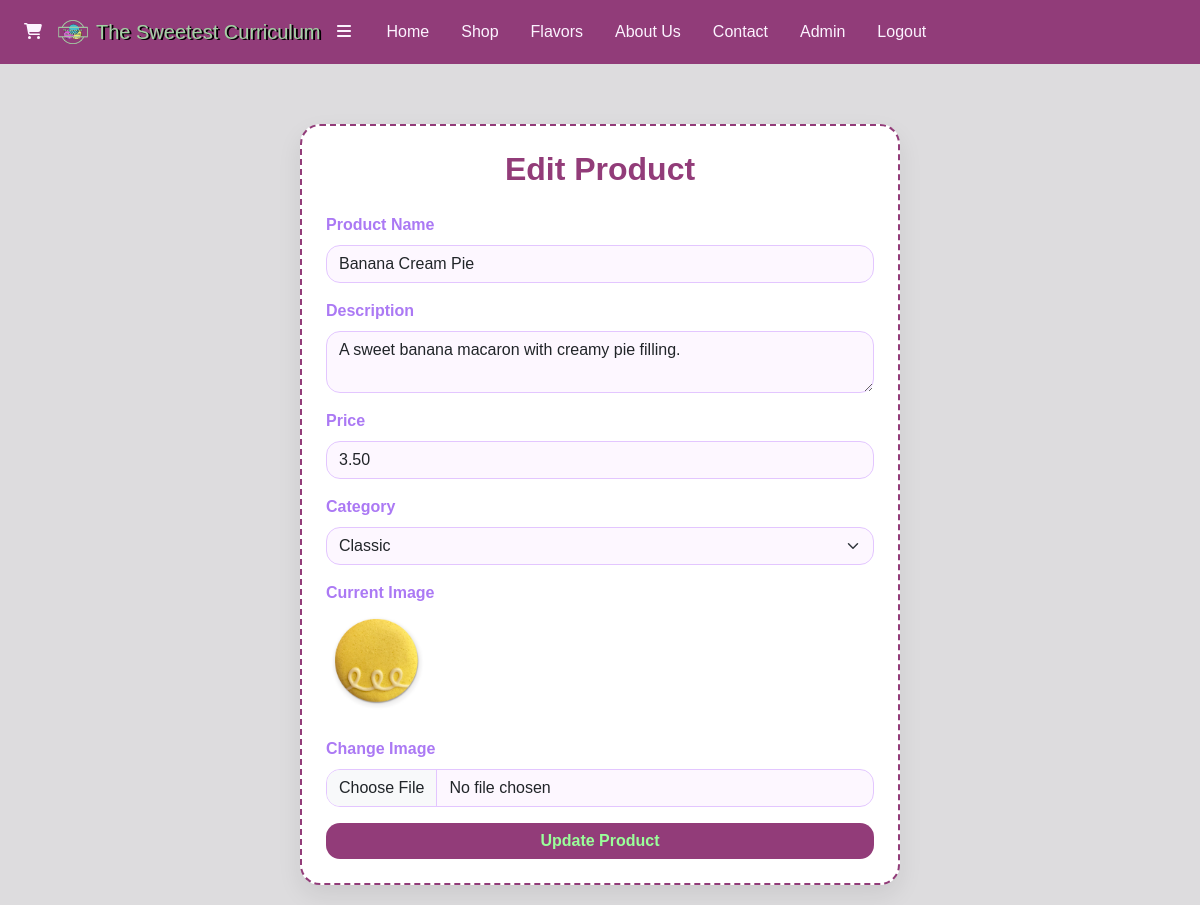
The app's page /admin/edit-product.php?id=1 (signed in) with its own data.
### tables this page shows
CREATE TABLE product_category (
    product_id INT NOT NULL,
    category_id INT NOT NULL,
    PRIMARY KEY (product_id, category_id),
    FOREIGN KEY (product_id) REFERENCES products(product_id),
    FOREIGN KEY (category_id) REFERENCES categories(category_id)
);

CREATE TABLE products (
    product_id INT PRIMARY KEY AUTO_INCREMENT,
    productName VARCHAR(100) NOT NULL,
    price DECIMAL(10,2) NOT NULL,
    imageURL TEXT,
    description TEXT NOT NULL
);

CREATE TABLE categories (
    category_id INT PRIMARY KEY AUTO_INCREMENT,
    category_name VARCHAR(100) NOT NULL
);

### admin/edit-product.php (the view, shortened to what this page needs)
<?php
include "../includes/header.php";
include "../database/db.php";
$id = isset($_GET['id']) ? (int)$_GET['id'] : null;
$product_sql = "SELECT p.*, pc.category_id
                FROM products p
                LEFT JOIN product_category pc ON p.product_id = pc.product_id
                WHERE p.product_id = $id";
$product_result = mysqli_query($dbc, $product_sql);
$product = mysqli_fetch_assoc($product_result);
$categories = [];
$result = mysqli_query($dbc, "SELECT * FROM categories");
if ($result) {
    while ($row = mysqli_fetch_assoc($result)) {
        $categories[] = $row;
    }
}
?>
<body class="edit-product-body">
  <div class="edit-product-card p-4">
    <h2 class="edit-product-title">Edit Product</h2>
    <form method="POST" enctype="multipart/form-data">
      <div class="mb-3">
        <label class="form-label edit-product-label">Product Name</label>
        <input type="text" name="name" class="form-control edit-product-input" value="<?= htmlspecialchars($product['productName']) ?>" required />
      </div>
      <div class="mb-3">
        <label class="form-label edit-product-label">Description</label>
        <textarea name="description" class="form-control edit-product-input" required><?= htmlspecialchars($product['description']) ?></textarea>
      </div>
      <div class="mb-3">
        <label class="form-label edit-product-label">Price</label>
        <input type="number" name="price" class="form-control edit-product-input" step="0.01" value="<?= $product['price'] ?>" required />
      </div>
      <div class="mb-3">
        <label class="form-label edit-product-label">Category</label>
        <select name="category_id" class="form-select edit-product-select" required>
          <?php foreach ($categories as $cat): ?>
            <option value="<?= $cat['category_id'] ?>" <?= $cat['category_id'] == $product['category_id'] ? 'selected' : '' ?>>
              <?= htmlspecialchars($cat['category_name']) ?>
            </option>
          <?php endforeach; ?>
        </select>
      </div>
      <div class="mb-3">
        <label class="form-label edit-product-label">Current Image</label><br>
        <?php if ($product['imageURL']): ?>
          <img src="../assets/images/<?= $product['imageURL'] ?>" alt="Product Image" class="edit-product-img">
        <?php else: ?>
          <p>No image available</p>
        <?php endif; ?>
      </div>
      <div class="mb-3">
        <label class="form-label edit-product-label">Change Image</label>
        <input type="file" name="image" class="form-control edit-product-input" />
      </div>
      <button type="submit" class="btn edit-product-btn w-100">Update Product</button>
    </form>
  </div>
</body>
</html>

### assets/css/styles.css (style rules this page uses)
body { color: rgb(14, 29, 0); }
.edit-product-body { background-color: rgb(221, 220, 222); font-family: 'Quicksand', sans-serif; color: rgb(186, 255, 174); align-items: center; justify-content: center; min-height: 100vh; margin: 0; }
.edit-product-card { margin: 60px auto 20px auto; max-width: 500px; }
.edit-product-card { border-radius: 20px; background-color: #fff; box-shadow: 0 10px 25px rgba(0, 0, 0, 0.08); width: 100%; max-width: 600px; padding: 30px; border: 2px dashed #923c79; transition: 0.3s ease; }
.edit-product-title { text-align: center; margin-bottom: 25px; font-weight: 600; color: #923c79; }
.edit-product-label { font-weight: 600; color: rgb(171, 121, 244); }
.edit-product-input, .edit-product-select { border-radius: 14px; border: 1px solid #e3c6ff; background-color: #fdf7ff; transition: all 0.2s ease; }
.edit-product-btn { background-color: #923c79; color: rgb(154, 255, 154); border: none; font-weight: 600; border-radius: 14px; transition: background-position 0.5s ease; }
.edit-product-img { border-radius: 10px; margin-bottom: 10px; max-width: 100px; }

### records on screen
product_category: name "Banana Cream Pie", description "A sweet banana macaron with creamy pie filling.", price "3.50", category_id "Classic", product.imageURL (picture)
